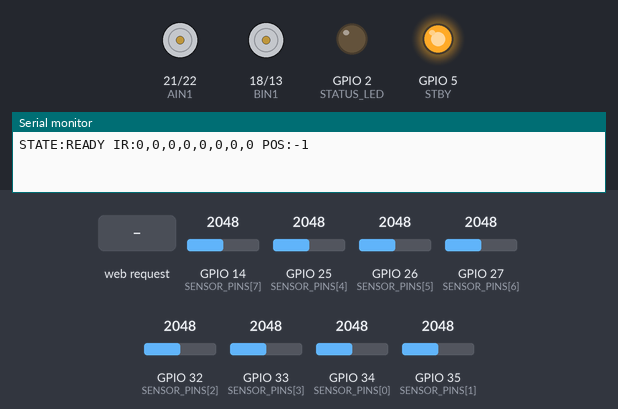
Bench run of a sketch on a simulated ESP32. On the bench: motor-driver pin pairs drawn as motors (green arrow = first pin HIGH = forward, orange = second pin HIGH = backward, longer = more drive, scaled by the enable pin, stopped while the standby pin is LOW), output pins drawn as LEDs (lit = HIGH), the last lines printed to the serial monitor. Inputs (shaded band) come from the test bench; at power-on: GPIO 14 (SENSOR_PINS[7]) = 2048, GPIO 25 (SENSOR_PINS[4]) = 2048, GPIO 26 (SENSOR_PINS[5]) = 2048, GPIO 27 (SENSOR_PINS[6]) = 2048, GPIO 32 (SENSOR_PINS[2]) = 2048, GPIO 33 (SENSOR_PINS[3]) = 2048, GPIO 34 (SENSOR_PINS[0]) = 2048, GPIO 35 (SENSOR_PINS[1]) = 2048.

Above: at 4.2 s.
4.3 s: HTTP request GET /cmd?value=start received
At 4.6 s:
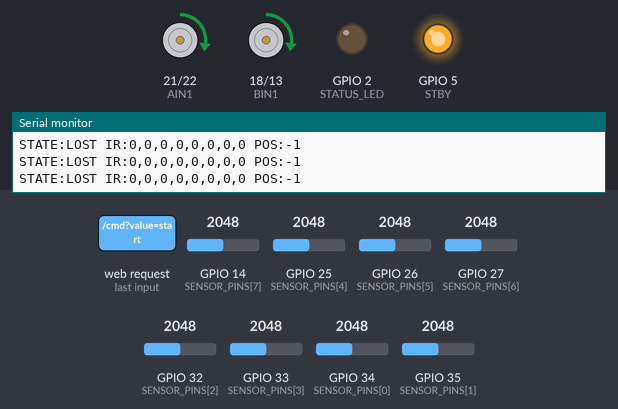
5.8 s: HTTP request GET /cmd?value=stop received
At 6.9 s:
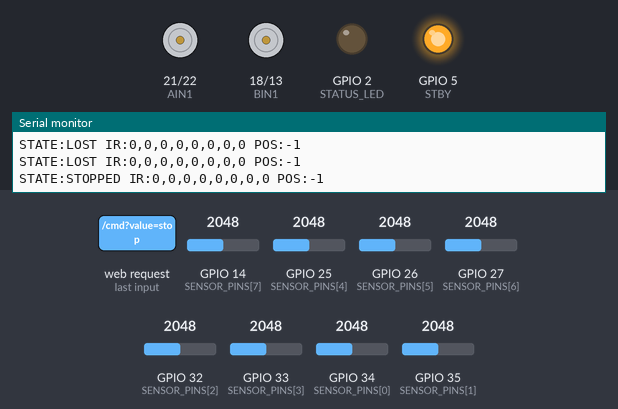
Timing chart, 0 to 8.8 s (numbered marks = the images above; inputs shaded):
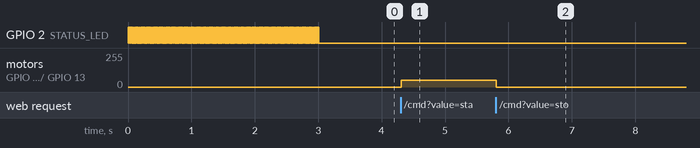

The sketch:

PID_Code.ino
```cpp
#include <Arduino.h>
#include <WiFi.h>
#include <WebServer.h>

const char* AP_SSID = "ESP32-LineFollower";
const char* AP_PASS = "12345678";
WebServer server(80);

#define PWMA 19
#define AIN1 21
#define AIN2 22
#define PWMB 23
#define BIN1 18
#define BIN2 13
#define STBY 5
#define PWM_FREQ 5000
#define PWM_RES 8

const int SENSOR_PINS[8] = {34,35,32,33,25,26,27,14};
const int NUM_SENSORS = 8;
const int STATUS_LED = 2;

int sensorMin[NUM_SENSORS];
int sensorMax[NUM_SENSORS];
int sensorNorm[NUM_SENSORS];

float Kp=0.40, Ki=0.00, Kd=1.00;
int baseSpeed=60, turnSpeed=180, maxSpeed=180;
float lastError=0, integral=0;
const float setPoint=3500.0;

bool botEnabled=false;
String currentPacket="IR:0,0,0,0,0,0,0,0 POS:-1";
String currentState="Idle";

void setMotors(int leftSpeed,int rightSpeed){
  leftSpeed=constrain(leftSpeed,-255,255);
  rightSpeed=constrain(rightSpeed,-255,255);
  if(leftSpeed>=0){digitalWrite(AIN1,HIGH);digitalWrite(AIN2,LOW);}
  else{digitalWrite(AIN1,LOW);digitalWrite(AIN2,HIGH);leftSpeed=-leftSpeed;}
  if(rightSpeed>=0){digitalWrite(BIN1,HIGH);digitalWrite(BIN2,LOW);}
  else{digitalWrite(BIN1,LOW);digitalWrite(BIN2,HIGH);rightSpeed=-rightSpeed;}
  ledcWrite(PWMA,leftSpeed);
  ledcWrite(PWMB,rightSpeed);
}

void stopMotors(){ledcWrite(PWMA,0);ledcWrite(PWMB,0);}
void readRawSensors(int*vals){for(int i=0;i<NUM_SENSORS;i++) vals[i]=analogRead(SENSOR_PINS[i]);}
int normalizeSensor(int raw,int index){int range=sensorMax[index]-sensorMin[index];if(range<=0) return 0;return constrain(((sensorMax[index]-raw)*1000)/range,0,1000);}
void readNormalizedSensors(){int raw[NUM_SENSORS];readRawSensors(raw);for(int i=0;i<NUM_SENSORS;i++) sensorNorm[i]=normalizeSensor(raw[i],i);}

int readLinePosition(){
  readNormalizedSensors();
  long weightedSum=0,total=0;
  bool seen=false;
  for(int i=0;i<NUM_SENSORS;i++){
    if(sensorNorm[i]>150) seen=true;
    weightedSum += (long)sensorNorm[i]*(i*1000);
    total += sensorNorm[i];
  }
  if(!seen || total==0) return -1;
  return weightedSum/total;
}

void calibrateSensors(){
  for(int i=0;i<NUM_SENSORS;i++){sensorMin[i]=4095;sensorMax[i]=0;}
  unsigned long start=millis();
  currentState="Calibrating";
  while(millis()-start<3000){
    int raw[NUM_SENSORS];
    readRawSensors(raw);
    for(int i=0;i<NUM_SENSORS;i++){
      if(raw[i]<sensorMin[i]) sensorMin[i]=raw[i];
      if(raw[i]>sensorMax[i]) sensorMax[i]=raw[i];
    }
    digitalWrite(STATUS_LED,!digitalRead(STATUS_LED));
    delay(10);
  }
  digitalWrite(STATUS_LED,LOW);
  currentState="Ready";
}

String buildTelemetry(int pos,const char* state){
  char buf[256];
  snprintf(buf,sizeof(buf),"STATE:%s IR:%d,%d,%d,%d,%d,%d,%d,%d POS:%d",state,
    sensorNorm[0],sensorNorm[1],sensorNorm[2],sensorNorm[3],
    sensorNorm[4],sensorNorm[5],sensorNorm[6],sensorNorm[7],pos);
  return String(buf);
}

void updatePacket(int pos,const char* state){
  currentPacket=buildTelemetry(pos,state);
  Serial.println(currentPacket);
}

void handleCommand(String s){
  s.trim();
  s.replace(" ","");
  if(!s.length()) return;
  if(s=="start"){botEnabled=true;integral=0;lastError=0;currentState="Running";updatePacket(-1,"STARTED");}
  else if(s=="stop"){botEnabled=false;stopMotors();currentState="Stopped";updatePacket(-1,"STOPPED");}
  else if(s=="cal"){calibrateSensors();updatePacket(-1,"CAL_DONE");}
  else if(s.startsWith("Kp=")) Kp=s.substring(3).toFloat();
  else if(s.startsWith("Ki=")) Ki=s.substring(3).toFloat();
  else if(s.startsWith("Kd=")) Kd=s.substring(3).toFloat();
  else if(s.startsWith("base=")) baseSpeed=s.substring(5).toInt();
  else if(s.startsWith("turn=")) turnSpeed=s.substring(5).toInt();
  else if(s.startsWith("max=")) maxSpeed=s.substring(4).toInt();
  currentState="Ready";
}

void handleCmd(){
  if(!server.hasArg("value")){server.send(400,"text/plain","missing value"); return;}
  handleCommand(server.arg("value"));
  server.send(200,"text/plain","OK");
}

void handleStatus(){ server.send(200,"application/json", String("{\"state\":\"")+currentState+"\",\"botEnabled\":"+(botEnabled?"true":"false")+"}"); }
void handlePacket(){ server.send(200,"text/plain",currentPacket); }

void setup(){
  Serial.begin(115200);
  pinMode(STATUS_LED,OUTPUT);
  pinMode(AIN1,OUTPUT); pinMode(AIN2,OUTPUT); pinMode(BIN1,OUTPUT); pinMode(BIN2,OUTPUT); pinMode(STBY,OUTPUT);
  digitalWrite(STBY,HIGH);
  ledcAttach(PWMA,PWM_FREQ,PWM_RES);
  ledcAttach(PWMB,PWM_FREQ,PWM_RES);

  WiFi.mode(WIFI_AP);
  WiFi.softAP(AP_SSID,AP_PASS);

  calibrateSensors();
  server.on("/cmd", handleCmd);
  server.on("/status", handleStatus);
  server.on("/packet", handlePacket);
  server.begin();
  currentState="Ready";
  updatePacket(-1,"READY");
}

void loop(){
  server.handleClient();

  if(!botEnabled){
    stopMotors();
    delay(5);
    return;
  }

  int position=readLinePosition();
  const char* state="FOLLOW";

  if(position==-1){
    state="LOST";
    setMotors(50,50);
  } else if(position<3000){
    state="LEFT";
    setMotors(baseSpeed-turnSpeed, baseSpeed+turnSpeed);
  } else if(position>4000){
    state="RIGHT";
    setMotors(baseSpeed+turnSpeed, baseSpeed-turnSpeed);
  } else {
    float error=position-setPoint;
    integral += error;
    integral = constrain(integral,-2500,2500);
    float derivative=error-lastError;
    lastError=error;
    float correction=Kp*error+Ki*integral+Kd*derivative;
    int leftMotor=constrain((int)(baseSpeed+correction),0,maxSpeed);
    int rightMotor=constrain((int)(baseSpeed-correction),0,maxSpeed);
    setMotors(leftMotor,rightMotor);
  }

  updatePacket(position,state);
  delay(10);
}
```

Measured:
- after the input at 4.3 s, motor on GPIO 21 (AIN1) / GPIO 22 (AIN2), motor on GPIO 18 (BIN1) / GPIO 13 (BIN2): stopped → forward 50/255 at once
- after the input at 5.8 s, motor on GPIO 21 (AIN1) / GPIO 22 (AIN2), motor on GPIO 18 (BIN1) / GPIO 13 (BIN2): forward 50/255 → stopped at once
